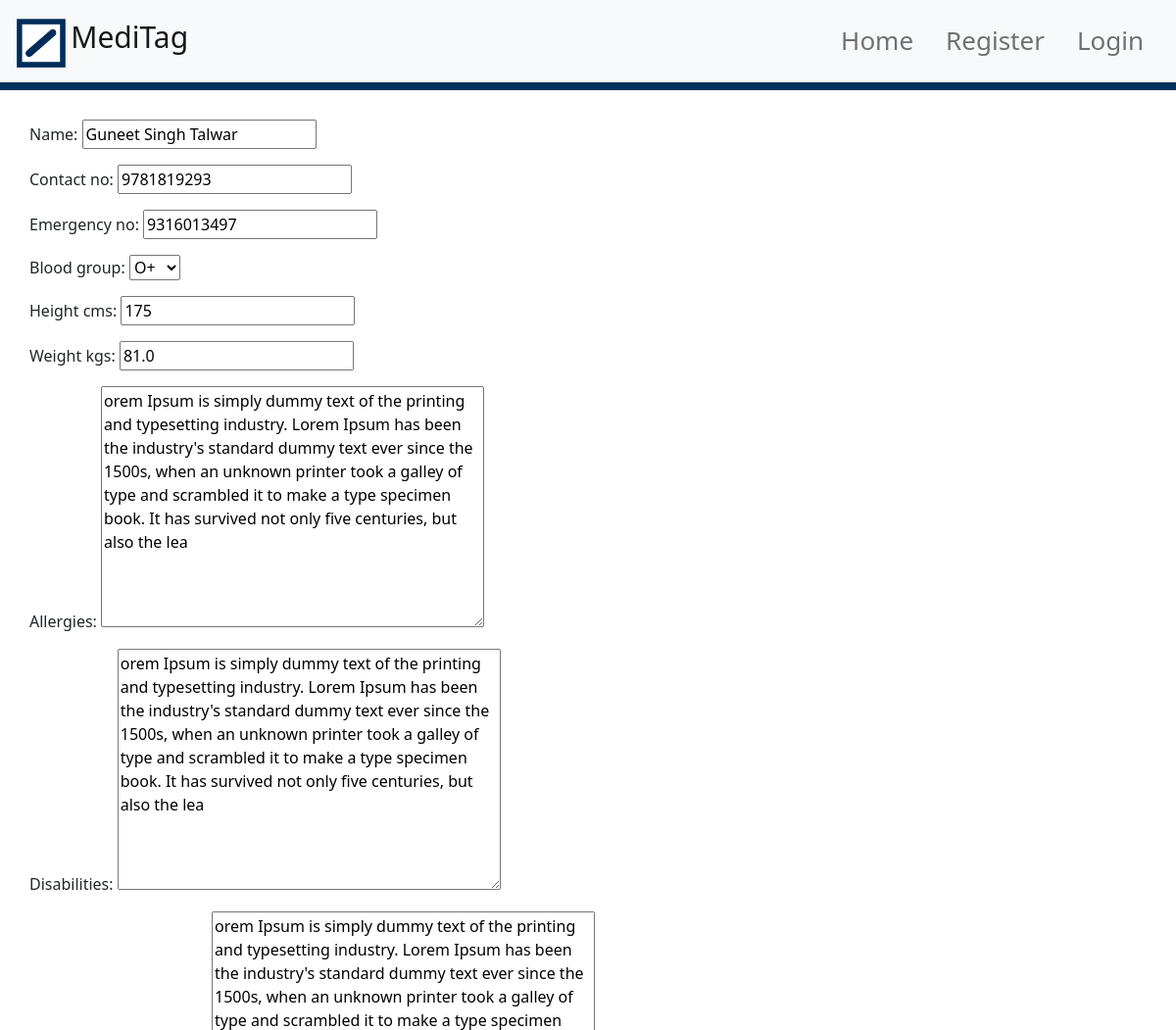
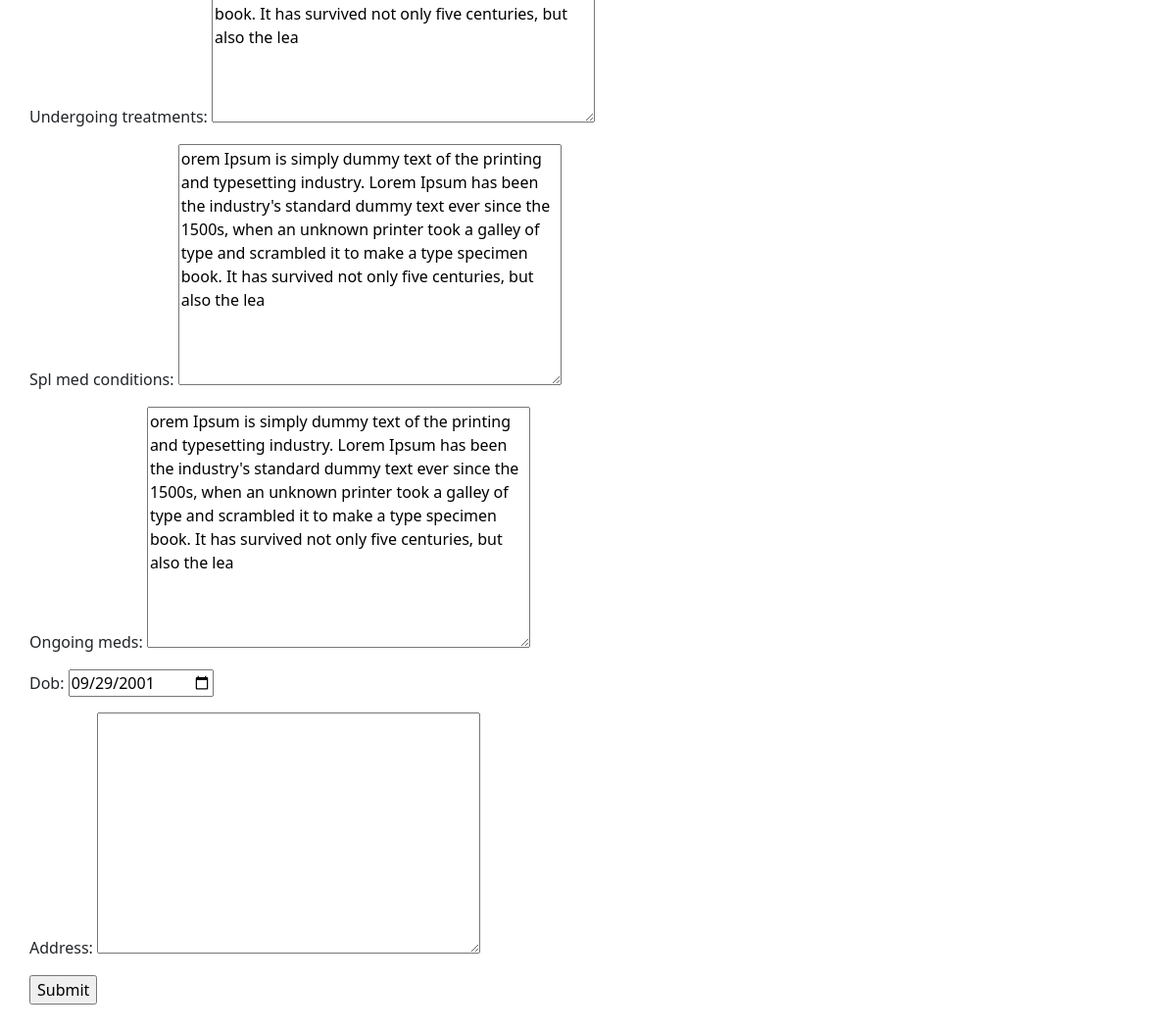
The app's page /update-medform/f70b9bb322cb41649de0d8ded4800c96 with its own data (2 pictures, top to bottom).
### basic_qr/models.py (models this page shows, shortened)
class UserProfile(models.Model):
    user = models.OneToOneField(User, on_delete=models.CASCADE, null=True, blank=True)
    name = models.CharField(max_length=100, null=True)
    contact_no = models.CharField(max_length=100, null=True,unique=True)
    emergency_no = models.CharField(max_length=100, null=True,blank=True)
    blood_group = models.CharField(max_length=100, null=True,choices=BLOOD_GROUP_CHOICES,default="O+")
    height_cms = models.IntegerField(null=True,blank=True)
    weight_kgs =models.FloatField(null=True,blank=True)
    allergies = models.TextField(null=True,blank=True)
    disabilities = models.TextField(null=True,blank=True)
    undergoing_treatments = models.TextField(null=True,blank=True)
    spl_med_conditions = models.TextField(null=True,blank=True)
    ongoing_meds = models.TextField(null=True,blank=True)
    id = models.UUIDField(default=uuid.uuid4, unique=True,
                          primary_key=True, editable=False)
    dob = models.DateField(blank=True,null=True)
    address = models.TextField(null=True,blank=True)

### basic_qr/views.py (the view)
# urls.py: path('update-medform/<str:pk>',views.updateMedform,name="update-medform"),
def updateMedform(request,pk):
    profile = UserProfile.objects.get(id=pk)
    form = addUserInfo(instance=profile)
    if request.method == 'POST':
        form = addUserInfo(request.POST,instance=profile)
        if form.is_valid():
            form.save()
        return redirect("basic_qr:profile",pk)
    return render(request, "basic_qr/med_form.html",{'form':form})

### basic_qr/forms.py
class addUserInfo(forms.ModelForm):
    class Meta:
        model = UserProfile
        exclude = ('user',)
        widgets = {
            'dob': DateInput(),
        }

### templates/basic_qr/med_form.html (shortened to what this page needs)
{% extends 'base.html' %}
{% block content %}
<div style="padding: 30px;">
    <form method="post">
      {{form.as_p}}
      <input type="submit" value="Submit">
    </form>
  </div>
{% endblock %}

### records on screen
UserProfile: name "Guneet Singh Talwar", contact_no "9781819293", emergency_no "9316013497", blood_group "O+", height_cms "175", weight_kgs "81.0", allergies "orem Ipsum is simply dummy text of the printing and typesetting industry. Lorem Ipsum has been the industry's standard dummy text ever since the 1500s, when an unknown printer took a galley of type and scrambled it to make a type specimen book. It has survived not only five centuries, but also the lea", disabilities "orem Ipsum is simply dummy text of the printing and typesetting industry. Lorem Ipsum has been the industry's standard dummy text ever since the 1500s, when an unknown printer took a galley of type and scrambled it to make a type specimen book. It has survived not only five centuries, but also the lea", undergoing_treatments "orem Ipsum is simply dummy text of the printing and typesetting industry. Lorem Ipsum has been the industry's standard dummy text ever since the 1500s, when an unknown printer took a galley of type and scrambled it to make a type specimen book. It has survived not only five centuries, but also the lea", spl_med_conditions "orem Ipsum is simply dummy text of the printing and typesetting industry. Lorem Ipsum has been the industry's standard dummy text ever since the 1500s, when an unknown printer took a galley of type and scrambled it to make a type specimen book. It has survived not only five centuries, but also the lea", ongoing_meds "orem Ipsum is simply dummy text of the printing and typesetting industry. Lorem Ipsum has been the industry's standard dummy text ever since the 1500s, when an unknown printer took a galley of type and scrambled it to make a type specimen book. It has survived not only five centuries, but also the lea", dob "09/29/2001"
